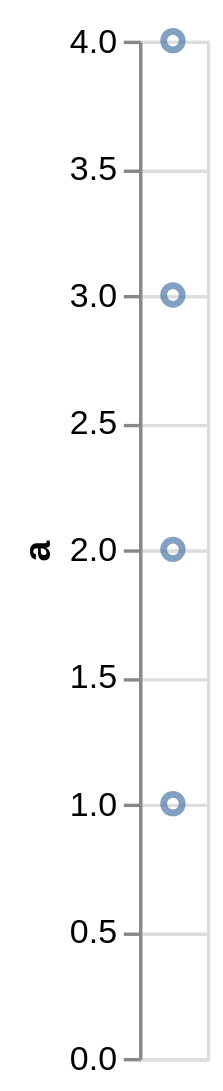

Vega-Lite specification stored for this chart:
### Vega-Lite specification from a JSON file in a GitHub repository (floating-point values rounded to 4 significant figures)
{"$schema": "https://vega.github.io/schema/vega-lite/v2.json", "data": {"values": "a\n1\n2\n3\n4", "format": {"type": "csv"}}, "mark": "point", "encoding": {"y": {"field": "a", "type": "quantitative"}}}
